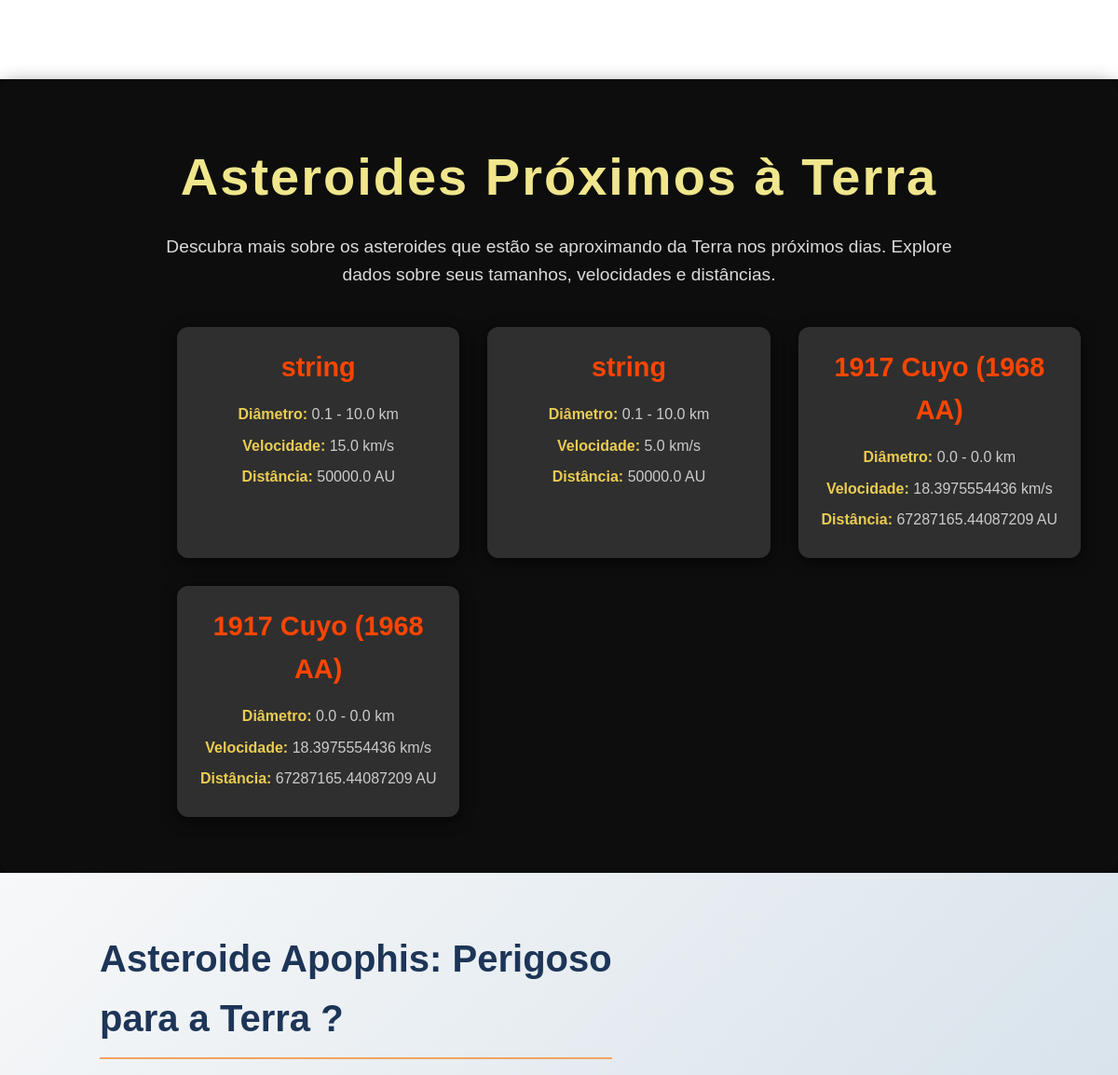
Before: / (middle part) with the older database file.
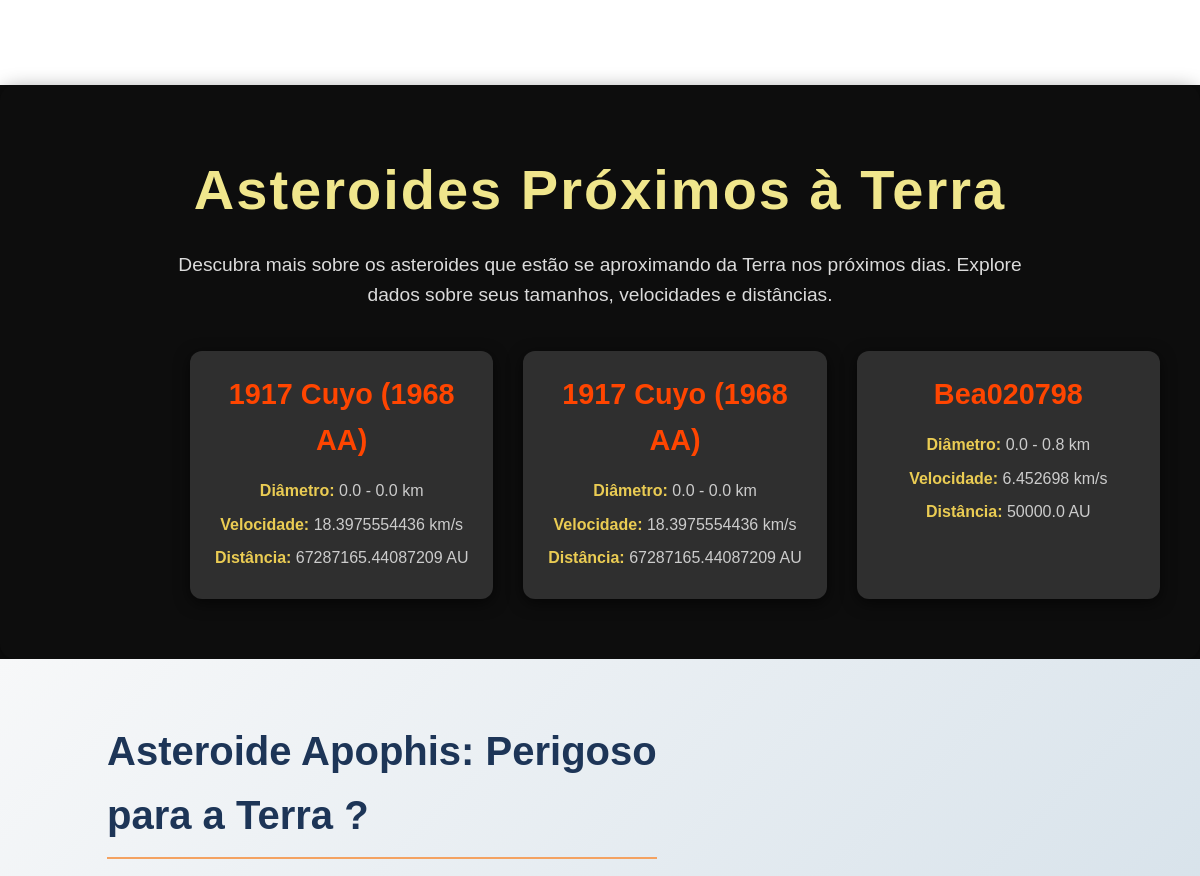
After: the same page with the newer database file.
### asteroids/models.py (models this page shows)
class Asteroide(models.Model):
    name = models.CharField(max_length=100)
    min_diameter = models.FloatField()
    max_diameter = models.FloatField()
    relative_velocity = models.FloatField()
    miss_distance = models.FloatField()
    absolute_magnitude = models.FloatField()

### asteroids/views.py (the view)
# urls.py: path('', index, name='index'),  # Adicionando a URL para a página inicial
def index(request):
    asteroids = Asteroide.objects.all()
    return render(request, 'asteroids/index.html', {'asteroids': asteroids})

### asteroids/templates/asteroids/index.html (shortened to what this page needs)
<!DOCTYPE html>
<html lang="en">
<head>
    {% load static %}
    <link rel="stylesheet" href="{% static 'CSS/style.css' %}">
</head>
<body>
    <div class="tabs-container">
        <div class="tab-content">
            <section id="nasa-today" class="section active">
            </section>
        </div>
    </div>
    <section class="asteroid-section">
        <div class="content">
            <h1 class="title">Asteroides Próximos à Terra</h1>
            <p class="description">
                Descubra mais sobre os asteroides que estão se aproximando da Terra nos próximos dias. Explore dados sobre seus tamanhos, velocidades e distâncias.
            </p>
        </div>
        <div class="asteroid-cards">
            {% for asteroid in asteroids %}
            <div class="asteroid-card">
                <h2 class="asteroid-name">{{ asteroid.name }}</h2>
                <div class="asteroid-details">
                    <p><strong>Diâmetro: </strong>{{ asteroid.min_diameter }} - {{ asteroid.max_diameter }} km</p>
                    <p><strong>Velocidade: </strong>{{ asteroid.relative_velocity }} km/s</p>
                    <p><strong>Distância: </strong>{{ asteroid.miss_distance }} AU</p>
                </div>
            </div>
            {% endfor %}
        </div>
    </section>
    <section class="apophis-section">
        <div class="text">
            <h2>Asteroide Apophis: Perigoso para a Terra ?</h2>
        </div>
    </section>
</body>
</html>

Changed rows visible on the page:
removed Asteroide: name "string", min_diameter "0.1", max_diameter "10.0", relative_velocity "15.0", miss_distance "50000.0"
removed Asteroide: name "string", min_diameter "0.1", max_diameter "10.0", relative_velocity "5.0", miss_distance "50000.0"
added Asteroide: name "Bea020798", min_diameter "0.0", max_diameter "0.8", relative_velocity "6.452698", miss_distance "50000.0"
